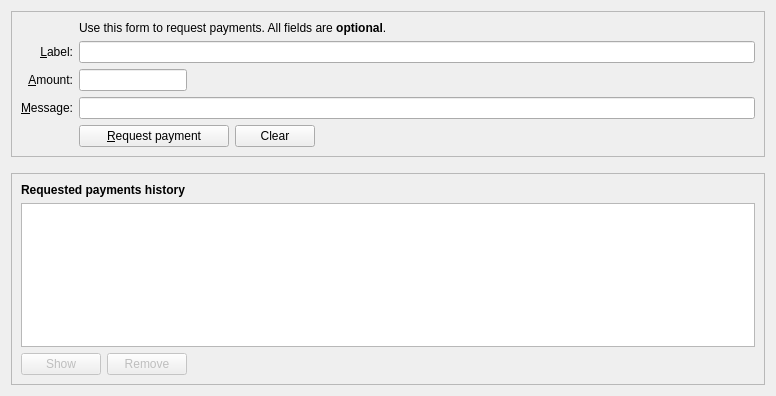
<?xml version="1.0" encoding="UTF-8"?>
<ui version="4.0">
 <class>ReceiveCoinsDialog</class>
 <widget class="QWidget" name="ReceiveCoinsDialog">
  <property name="geometry">
   <rect>
    <x>0</x>
    <y>0</y>
    <width>776</width>
    <height>396</height>
   </rect>
  </property>
  <layout class="QVBoxLayout" name="verticalLayout" stretch="0,0,1">
   <item>
    <widget class="QFrame" name="frame2">
     <property name="sizePolicy">
      <sizepolicy hsizetype="Preferred" vsizetype="Expanding">
       <horstretch>0</horstretch>
       <verstretch>0</verstretch>
      </sizepolicy>
     </property>
     <property name="frameShape">
      <enum>QFrame::StyledPanel</enum>
     </property>
     <property name="frameShadow">
      <enum>QFrame::Sunken</enum>
     </property>
     <layout class="QVBoxLayout" name="verticalLayout_3">
      <item>
       <layout class="QGridLayout" name="gridLayout">
        <item row="5" column="0">
         <widget class="QLabel" name="label">
          <property name="toolTip">
           <string>An optional amount to request. Leave this empty or zero to not request a specific amount.</string>
          </property>
          <property name="text">
           <string>&amp;Amount:</string>
          </property>
          <property name="alignment">
           <set>Qt::AlignRight|Qt::AlignTrailing|Qt::AlignVCenter</set>
          </property>
          <property name="buddy">
           <cstring>reqAmount</cstring>
          </property>
         </widget>
        </item>
        <item row="6" column="0">
         <widget class="QLabel" name="label_3">
          <property name="toolTip">
           <string>An optional message to attach to the payment request, which will be displayed when the request is opened. Note: The message will not be sent with the payment over the Bitcoin network.</string>
          </property>
          <property name="text">
           <string>&amp;Message:</string>
          </property>
          <property name="alignment">
           <set>Qt::AlignRight|Qt::AlignTrailing|Qt::AlignVCenter</set>
          </property>
          <property name="buddy">
           <cstring>reqMessage</cstring>
          </property>
         </widget>
        </item>
        <item row="4" column="2">
         <widget class="QLineEdit" name="reqLabel">
          <property name="toolTip">
           <string>An optional label to associate with the new receiving address.</string>
          </property>
         </widget>
        </item>
        <item row="2" column="2">
         <widget class="QLabel" name="label_5">
          <property name="text">
           <string>Use this form to request payments. All fields are &lt;b&gt;optional&lt;/b&gt;.</string>
          </property>
         </widget>
        </item>
        <item row="4" column="0">
         <widget class="QLabel" name="label_2">
          <property name="toolTip">
           <string>An optional label to associate with the new receiving address.</string>
          </property>
          <property name="text">
           <string>&amp;Label:</string>
          </property>
          <property name="alignment">
           <set>Qt::AlignRight|Qt::AlignTrailing|Qt::AlignVCenter</set>
          </property>
          <property name="buddy">
           <cstring>reqLabel</cstring>
          </property>
         </widget>
        </item>
        <item row="6" column="2">
         <widget class="QLineEdit" name="reqMessage">
          <property name="toolTip">
           <string>An optional message to attach to the payment request, which will be displayed when the request is opened. Note: The message will not be sent with the payment over the Bitcoin network.</string>
          </property>
         </widget>
        </item>
        <item row="7" column="2">
         <layout class="QHBoxLayout" name="horizontalLayout">
          <item>
           <widget class="QPushButton" name="receiveButton">
            <property name="minimumSize">
             <size>
              <width>150</width>
              <height>0</height>
             </size>
            </property>
            <property name="text">
             <string>&amp;Request payment</string>
            </property>
            <property name="icon">
             <iconset resource="../auh.qrc">
              <normaloff>:/icons/receiving_addresses</normaloff>:/icons/receiving_addresses</iconset>
            </property>
           </widget>
          </item>
          <item>
           <widget class="QPushButton" name="clearButton">
            <property name="sizePolicy">
             <sizepolicy hsizetype="Minimum" vsizetype="Fixed">
              <horstretch>0</horstretch>
              <verstretch>0</verstretch>
             </sizepolicy>
            </property>
            <property name="toolTip">
             <string>Clear all fields of the form.</string>
            </property>
            <property name="text">
             <string>Clear</string>
            </property>
            <property name="icon">
             <iconset resource="../auh.qrc">
              <normaloff>:/icons/remove</normaloff>:/icons/remove</iconset>
            </property>
            <property name="autoDefault">
             <bool>false</bool>
            </property>
           </widget>
          </item>
          <item>
           <spacer name="horizontalSpacer">
            <property name="orientation">
             <enum>Qt::Horizontal</enum>
            </property>
            <property name="sizeHint" stdset="0">
             <size>
              <width>40</width>
              <height>20</height>
             </size>
            </property>
           </spacer>
          </item>
         </layout>
        </item>
        <item row="7" column="0">
         <widget class="QLabel" name="label_7">
          <property name="text">
           <string/>
          </property>
         </widget>
        </item>
        <item row="5" column="2">
         <layout class="QHBoxLayout" name="horizontalLayout_6">
          <item>
           <widget class="BitcoinAmountField" name="reqAmount">
            <property name="sizePolicy">
             <sizepolicy hsizetype="Fixed" vsizetype="Fixed">
              <horstretch>0</horstretch>
              <verstretch>0</verstretch>
             </sizepolicy>
            </property>
            <property name="minimumSize">
             <size>
              <width>80</width>
              <height>0</height>
             </size>
            </property>
            <property name="maximumSize">
             <size>
              <width>1000</width>
              <height>100</height>
             </size>
            </property>
            <property name="toolTip">
             <string>An optional amount to request. Leave this empty or zero to not request a specific amount.</string>
            </property>
           </widget>
          </item>
          <item>
           <spacer name="horizontalSpacer_3">
            <property name="orientation">
             <enum>Qt::Horizontal</enum>
            </property>
            <property name="sizeHint" stdset="0">
             <size>
              <width>0</width>
              <height>0</height>
             </size>
            </property>
           </spacer>
          </item>
         </layout>
        </item>
       </layout>
      </item>
     </layout>
    </widget>
   </item>
   <item>
    <spacer name="verticalSpacer_2">
     <property name="orientation">
      <enum>Qt::Vertical</enum>
     </property>
     <property name="sizeHint" stdset="0">
      <size>
       <width>20</width>
       <height>10</height>
      </size>
     </property>
    </spacer>
   </item>
   <item>
    <widget class="QFrame" name="frame">
     <property name="sizePolicy">
      <sizepolicy hsizetype="Preferred" vsizetype="Expanding">
       <horstretch>0</horstretch>
       <verstretch>0</verstretch>
      </sizepolicy>
     </property>
     <property name="frameShape">
      <enum>QFrame::StyledPanel</enum>
     </property>
     <property name="frameShadow">
      <enum>QFrame::Raised</enum>
     </property>
     <layout class="QVBoxLayout" name="verticalLayout_2">
      <item>
       <widget class="QLabel" name="label_6">
        <property name="font">
         <font>
          <weight>75</weight>
          <bold>true</bold>
         </font>
        </property>
        <property name="text">
         <string>Requested payments history</string>
        </property>
       </widget>
      </item>
      <item>
       <widget class="QTableView" name="recentRequestsView">
        <property name="contextMenuPolicy">
         <enum>Qt::CustomContextMenu</enum>
        </property>
        <property name="tabKeyNavigation">
         <bool>false</bool>
        </property>
        <property name="sortingEnabled">
         <bool>true</bool>
        </property>
       </widget>
      </item>
      <item>
       <layout class="QHBoxLayout" name="horizontalLayout_2">
        <item>
         <widget class="QPushButton" name="showRequestButton">
          <property name="enabled">
           <bool>false</bool>
          </property>
          <property name="toolTip">
           <string>Show the selected request (does the same as double clicking an entry)</string>
          </property>
          <property name="text">
           <string>Show</string>
          </property>
          <property name="icon">
           <iconset resource="../auh.qrc">
            <normaloff>:/icons/edit</normaloff>:/icons/edit</iconset>
          </property>
          <property name="autoDefault">
           <bool>false</bool>
          </property>
         </widget>
        </item>
        <item>
         <widget class="QPushButton" name="removeRequestButton">
          <property name="enabled">
           <bool>false</bool>
          </property>
          <property name="toolTip">
           <string>Remove the selected entries from the list</string>
          </property>
          <property name="text">
           <string>Remove</string>
          </property>
          <property name="icon">
           <iconset resource="../auh.qrc">
            <normaloff>:/icons/remove</normaloff>:/icons/remove</iconset>
          </property>
          <property name="autoDefault">
           <bool>false</bool>
          </property>
         </widget>
        </item>
        <item>
         <spacer name="horizontalSpacer_2">
          <property name="orientation">
           <enum>Qt::Horizontal</enum>
          </property>
          <property name="sizeHint" stdset="0">
           <size>
            <width>40</width>
            <height>20</height>
           </size>
          </property>
         </spacer>
        </item>
       </layout>
      </item>
     </layout>
    </widget>
   </item>
  </layout>
 </widget>
 <customwidgets>
  <customwidget>
   <class>BitcoinAmountField</class>
   <extends>QLineEdit</extends>
   <header>qt/bitcoinamountfield.h</header>
   <container>1</container>
  </customwidget>
 </customwidgets>
 <tabstops>
  <tabstop>reqLabel</tabstop>
  <tabstop>reqAmount</tabstop>
  <tabstop>reqMessage</tabstop>
  <tabstop>receiveButton</tabstop>
  <tabstop>clearButton</tabstop>
  <tabstop>recentRequestsView</tabstop>
  <tabstop>showRequestButton</tabstop>
  <tabstop>removeRequestButton</tabstop>
 </tabstops>
 <resources>
  <include location="../auh.qrc"/>
 </resources>
 <connections/>
</ui>
